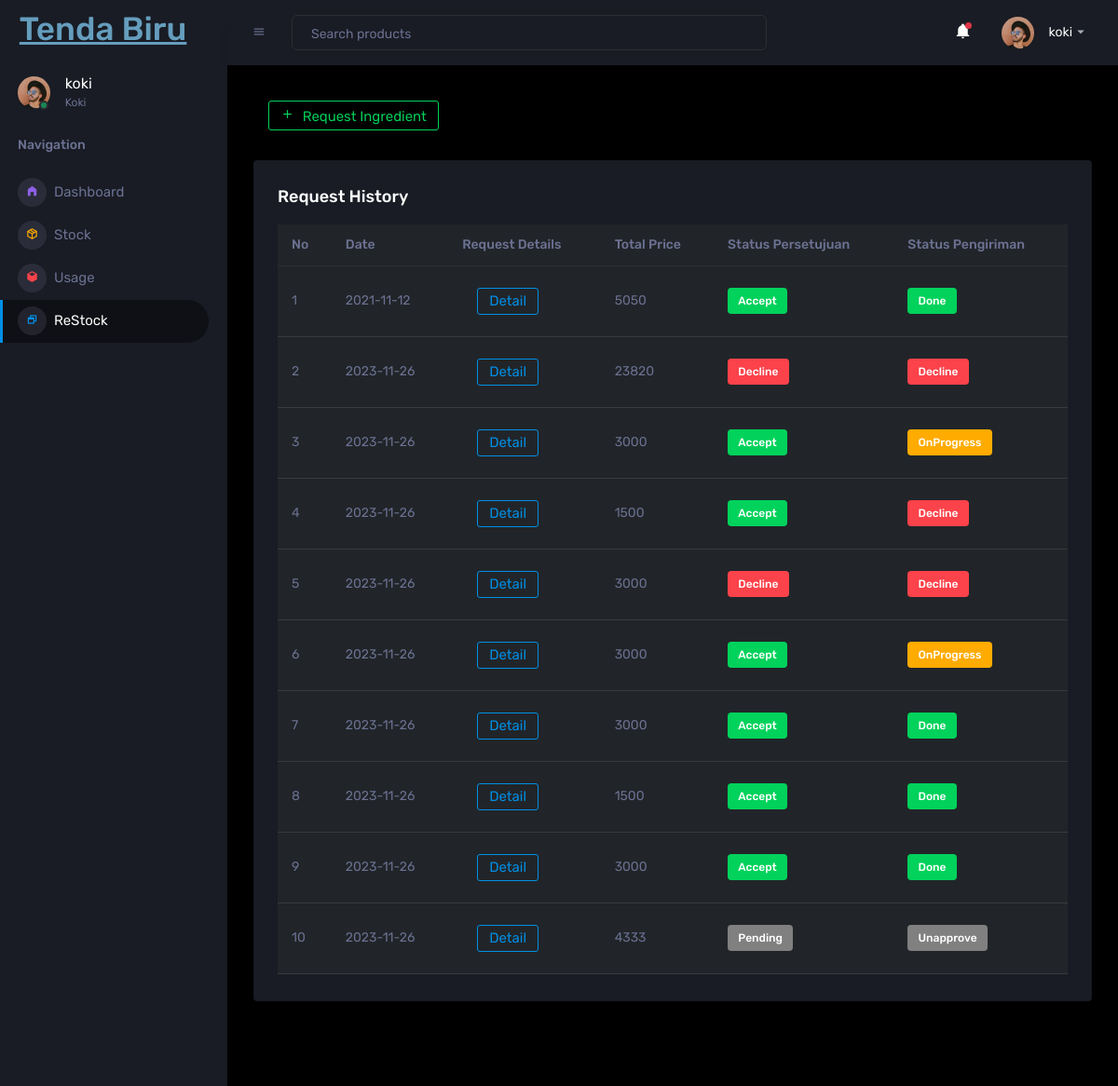
/pages/koki/restock.php (signed in), run on an earlier commit of the app's database.
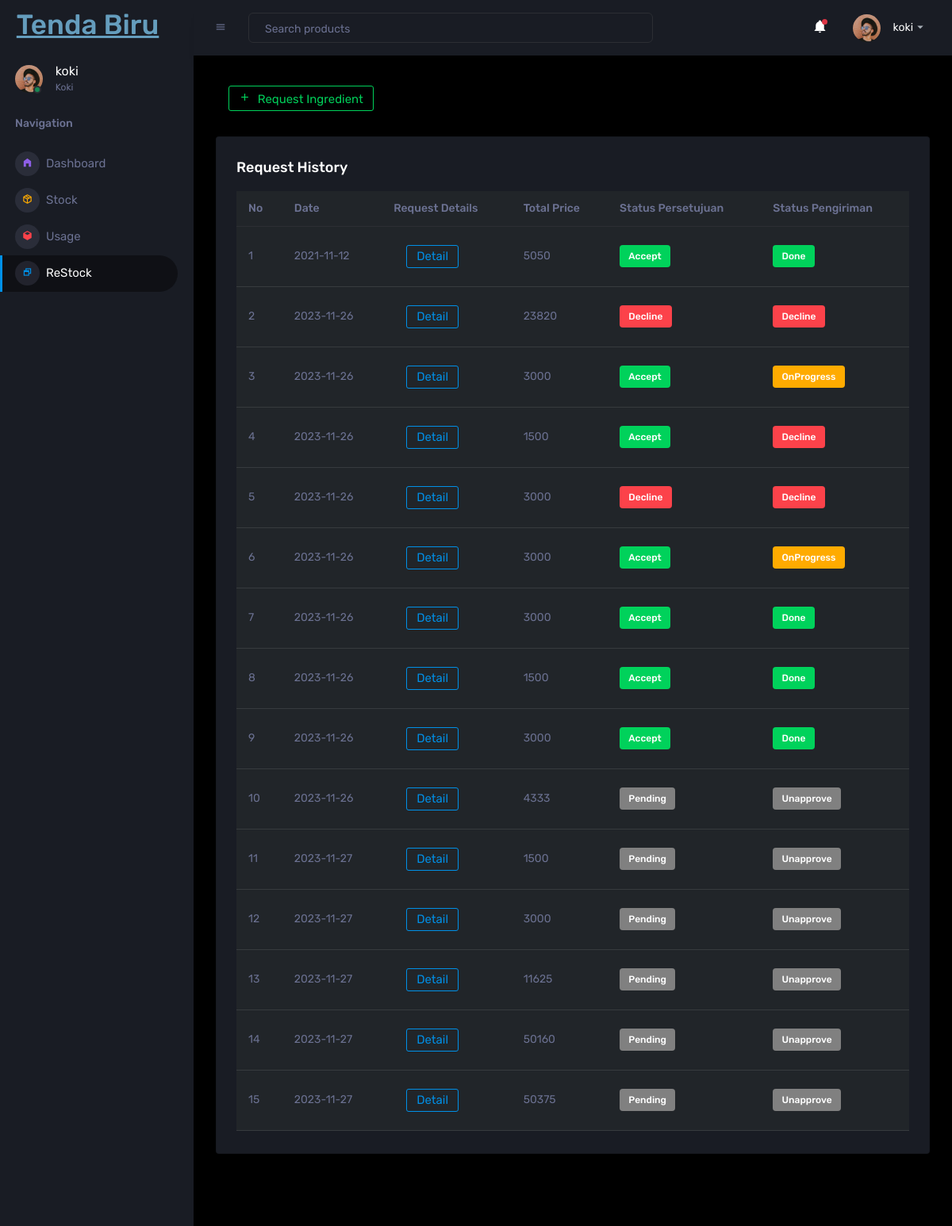
And on a later commit of the database.
### tables this page shows
CREATE TABLE IF NOT EXISTS `transaksi` (
  `idTransaksi` int(11) NOT NULL AUTO_INCREMENT,
  `tanggalTransaksi` date DEFAULT NULL,
  `totalHarga` int(11) DEFAULT NULL,
  `status` int(11) DEFAULT NULL,
  `statusReq` int(11) DEFAULT NULL,
  `isKokiReq` int(11) DEFAULT NULL,
  PRIMARY KEY (`idTransaksi`)
);

### pages/koki/functions.php (called while the page is built, shortened)
<?php
	$conn = mysqli_connect("localhost", "root", "", "db_tendabiru");
	function read_data($query){
		$transaksi = [];
		global $conn;
		$result = mysqli_query($conn, $query);
		while ($data = mysqli_fetch_assoc($result)){
			$transaksi[] = $data;
		}
		return $transaksi;
	}
?>

### pages/koki/restock.php (the view, shortened to what this page needs)
<?php
require 'functions.php';
$transaksi = read_data("SELECT *
              FROM transaksi
              WHERE
              status IN (0,1,2,3,4) AND
              isKokiReq=1");
$statusReq = ["0"=>"Pending", "1"=>"Accept", "2"=>"Decline"];
$status = ["0"=>"Unapprove", "1"=>"Pending", "2"=>"OnProgress", "3"=>"Done", "4"=>"Decline"];
$statusreqclass = ["0"=>"badge badge-grey",
                "1"=>"badge badge-success",
                "2"=>"badge badge-danger"];
$statusclass = ["0"=>"badge badge-grey",
                "1"=>"badge badge-primary",
                "2"=>"badge badge-warning",
                "3"=>"badge badge-success",
                "4"=>"badge badge-danger"];
?>
<!DOCTYPE html>
<html lang="en">
  <head>
    <link rel="stylesheet" href="../../assets/vendors/mdi/css/materialdesignicons.min.css">
    <link rel="stylesheet" href="../../assets/vendors/css/vendor.bundle.base.css">
    <link rel="stylesheet" href="../../assets/css/style.css">
  </head>
  <body>
    <div class="container-scroller">
        <nav class="sidebar sidebar-offcanvas" id="sidebar">
            <div class="sidebar-brand-wrapper d-none d-lg-flex align-items-center justify-content-center fixed-top">
                <a class="sidebar-brand brand-logo" href="dashboardkoki.php" style="color: #659DBD;"><h1>Tenda Biru</h1></a>
            </div>
            <ul class="nav">
                <li class="nav-item profile">
                    <div class="profile-desc">
                      <div class="profile-pic">
                        <div class="count-indicator">
                          <img class="img-xs rounded-circle " src="../../assets/images/faces/face15.jpg" alt="">
                          <span class="count bg-success"></span>
                        </div>
                        <div class="profile-name">
                          <h5 class="mb-0 font-weight-normal"><?php echo $_SESSION['username']; ?></h5>
                          <span>Koki</span>
                        </div>
                      </div>
                    </div>
                  </li>
          <li class="nav-item nav-category">
            <span class="nav-link">Navigation</span>
          </li>
          <li class="nav-item menu-items">
            <a class="nav-link" href="dashboardkoki.php">
              <span class="menu-icon">
                <i class="mdi mdi-home-variant"></i>
              </span>
              <span class="menu-title">Dashboard</span>
            </a>
          </li>
          <li class="nav-item menu-items">
            <a class="nav-link" href="stockkoki.php">
              <span class="menu-icon">
                <i class="mdi mdi-package-variant-closed"></i>
              </span>
              <span class="menu-title">Stock</span>
            </a>
          </li>
          <li class="nav-item menu-items">
            <a class="nav-link" href="usagekoki.php">
              <span class="menu-icon">
                <i class="mdi mdi-cube"></i>
              </span>
              <span class="menu-title">Usage</span>
            </a>
          </li>
          <li class="nav-item menu-items">
            <a class="nav-link" href="restock.php">
              <span class="menu-icon">
                <i class="mdi mdi-window-restore"></i>
              </span>
              <span class="menu-title">ReStock</span>
            </a>
        </ul>
      </nav>
      <div class="container-fluid page-body-wrapper">
        <nav class="navbar p-0 fixed-top d-flex flex-row">
          <div class="navbar-menu-wrapper flex-grow d-flex align-items-stretch">
            <button class="navbar-toggler navbar-toggler align-self-center" type="button" data-toggle="minimize">
              <span class="mdi mdi-menu"></span>
            </button>
            <ul class="navbar-nav w-100">
              <li class="nav-item w-100">
                <form class="nav-link mt-2 mt-md-0 d-none d-lg-flex search">
                  <input type="text" class="form-control" placeholder="Search products">
                </form>
              </li>
            </ul>
            <ul class="navbar-nav navbar-nav-right">
              <li class="nav-item dropdown border-left">
                <a class="nav-link count-indicator dropdown-toggle" id="notificationDropdown" href="#" data-bs-toggle="dropdown">
                  <i class="mdi mdi-bell"></i>
                  <span class="count bg-danger"></span>
                </a>
              </li>
              <li class="nav-item dropdown">
                <a class="nav-link" id="profileDropdown" href="#" data-bs-toggle="dropdown">
                  <div class="navbar-profile">
                    <img class="img-xs rounded-circle" src="../../assets/images/faces/face15.jpg" alt="">
                    <p class="mb-0 d-none d-sm-block navbar-profile-name"><?php echo $_SESSION['username']; ?></p>
                    <i class="mdi mdi-menu-down d-none d-sm-block"></i>
                  </div>
                </a>
              </li>
            </ul>
          </div>
        </nav>
        <div class="main-panel">
          <div class="content-wrapper">
            <div class="page-header">
            <a class="nav-link" href="ingredientrequesttable.php">
                <button type="button" class="btn btn-outline-success btn-icon-text"> <i class="mdi mdi-plus" ></i> Request Ingredient </button>
              </a>
            </div>
            <div class="row">
              <div class="col-lg-12 grid-margin stretch-card">
                <div class="card">
                  <div class="card-body">
                    <h4 class="card-title">Request History</h4>
                    <div class="table-responsive">
                      <table class="table table-dark">
                        <thead>
                          <tr>
                            <th> No </th>
                            <th> Date </th>
                            <th> Request Details </th>
                            <th> Total Price </th>
                            <th>Status Persetujuan</th>
                            <th>Status Pengiriman</th>
                          </tr>
                        </thead>
                        <tbody>
                          <?php $no = 1 ?>
                          <?php foreach ($transaksi as $trs) : ?>
                          <tr>
                            <td>
                              <?= $no ?>
                            </td>
                            <td>
                              <?= $trs["tanggalTransaksi"] ?>
                            </td>
                            <td>
                              <a class="nav-link" href="requestdetail.php?id=<?= $trs["idTransaksi"]?>">
                                <button type="button" class="btn btn-outline-primary btn-icon-text"> Detail </button>
                              </a>
                            </td>
                            <td>
                              <?= $trs["totalHarga"]; ?>
                            </td>
                            <td>
                              <label class="<?= $statusreqclass[$trs['statusReq']] ?>"><?= $statusReq[$trs["statusReq"]] ?></label>
                            </td>
                            <td>
                              <label class="<?= $statusclass[$trs['status']] ?>"><?= $status[$trs["status"]] ?></label>
                            </td>
                          </tr>
                          <?php $no++ ?>
                          <?php endforeach; ?>
                        </tbody>
                      </table>
                    </div>
                  </div>
                </div>
              </div>
          <footer class="footer">
          </footer>
        </div>
      </div>
    </div>
  </body>
</html>

What changed in the data, as far as the page shows it:
added transaksi: tanggalTransaksi "2023-11-27", totalHarga "1500", statusReq "Pending", status "Unapprove"
added transaksi: tanggalTransaksi "2023-11-27", totalHarga "3000", statusReq "Pending", status "Unapprove"
added transaksi: tanggalTransaksi "2023-11-27", totalHarga "11625", statusReq "Pending", status "Unapprove"
added transaksi: tanggalTransaksi "2023-11-27", totalHarga "50160", statusReq "Pending", status "Unapprove"
added transaksi: tanggalTransaksi "2023-11-27", totalHarga "50375", statusReq "Pending", status "Unapprove"
